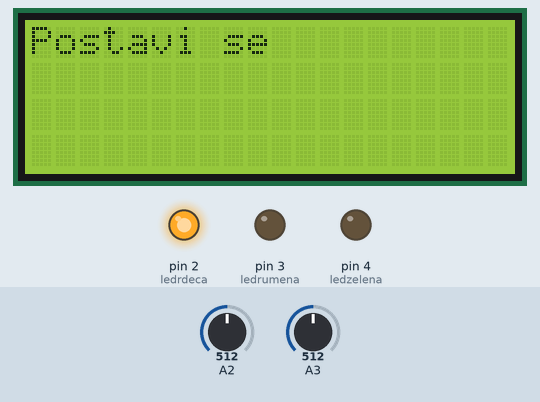
This sketch was run on a simulated Arduino Uno, built with avr-gcc and run on an emulated ATmega328P. Parts: 20×4 character LCD, output pins drawn as LEDs (lit = HIGH). Inputs (shaded band) come from the test bench; at power-on: A3 = 512, A2 = 512. Random numbers use the default seed unless the sketch sets one; what the sketch prints to the serial monitor is not drawn.

Above: at 1.2 s.
1.3 s: A3 set to 322
2.8 s: A3 set to 301
At 3.5 s:
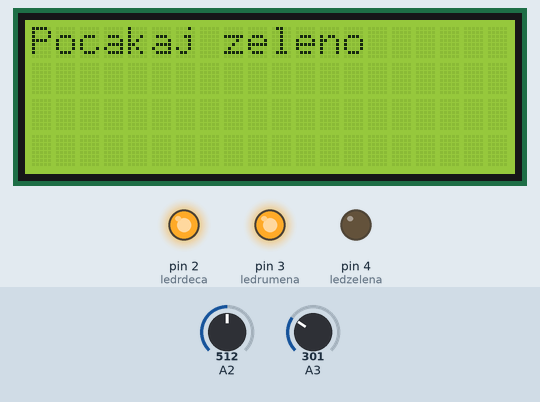
4.3 s: A2 set to 320
5.8 s: A2 set to 303
At 6.9 s:
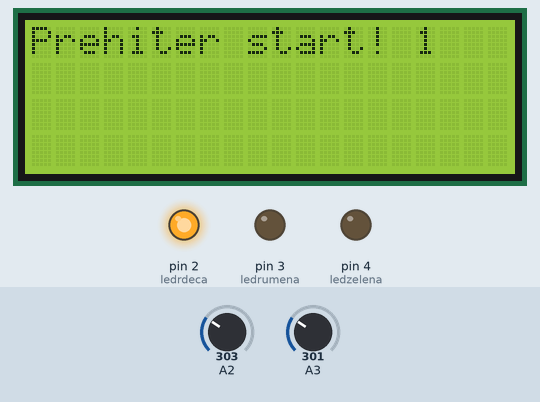
7.3 s: A2 set to 511
At 9.9 s:
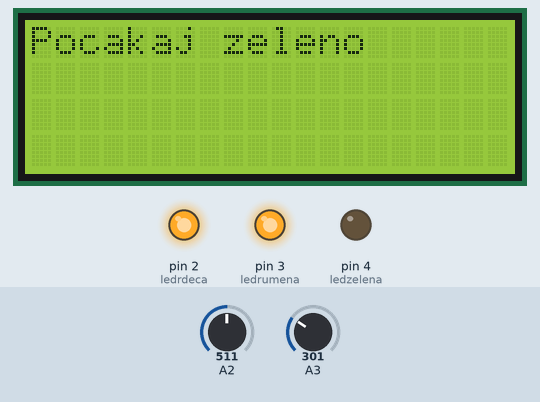
10.3 s: A2 set to 306
At 11.5 s:
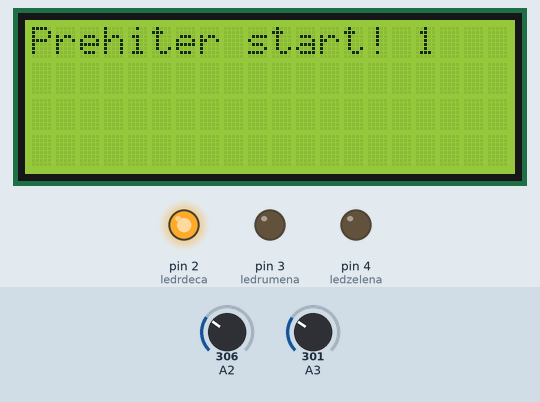
Timing chart, 0 to 12.8 s (numbered marks = the images above; inputs shaded):
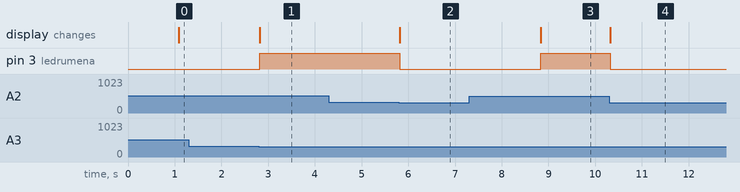

The sketch:

lap_counter_2.0.ino
```cpp
#include <Wire.h>
#include <LiquidCrystal_I2C.h>

LiquidCrystal_I2C lcd(0x27,20,4);  // set the LCD address to 0x27 for a 16 chars and 2 line display

int i = 0;
float cas;
int mejaPrep = 0;
int mejaStart = 0;
unsigned long timePrep = 0;
int waitPeriod = 0;
String MyString;
int ledrdeca = 2;
int ledrumena = 3;
int ledzelena = 4;

void setup() {
  // put your setup code here, to run once:
  pinMode(ledrdeca,OUTPUT);
  pinMode(ledrumena,OUTPUT);
  pinMode(ledzelena,OUTPUT);

  Serial.begin(9600);

  lcd.init();
  lcd.backlight();
  lcd.setCursor(0,0);
  lcd.print("Ready"); // LCD je pripravljen (ang.Ready)
  mejaPrep = analogRead(A3) - 200; // postavi mejo, ko zarek sveti na senzor
  mejaStart = analogRead(A2) - 200;
  digitalWrite(ledrdeca,HIGH);
}

void loop() {
  lcd.setCursor(0,0);
  lcd.print("Ready");
  delay(1000);
  while (analogRead(A2) > mejaStart){ //če ne prekineš zarka za stopanje gre v stanje pripravljenosti
      digitalWrite(ledrdeca, HIGH);
      digitalWrite(ledzelena,LOW);
      digitalWrite(ledrumena,LOW);
      lcd.setCursor(0,0);
      lcd.print("Postavi se          ");
    while(analogRead(A3) < mejaPrep){ //če prekineš žarek za pripravljenost se prižge rumena
      repeatStart:
      Serial.println("pocakajzeleno");
      lcd.setCursor(0,0);
      lcd.print("Pocakaj zeleno     ");
      timePrep = millis();
      waitPeriod = 5000 + random(500,5000);
      digitalWrite(ledrumena,HIGH);
      while(millis() < timePrep + waitPeriod){
        if (analogRead(A3) > mejaPrep || analogRead(A2) < mejaStart){
          lcd.clear();
          lcd.setCursor(0,0);
          lcd.print("Prehiter start! 1");
          digitalWrite(ledrumena, LOW);
          delay(3000); //Počakam da se tekmovalec vrne na start
          goto repeatStart;
        }
      }

      digitalWrite(ledrumena, LOW);
      digitalWrite(ledrdeca, LOW);
      digitalWrite(ledzelena, HIGH);
      while(analogRead(A2) < mejaStart){
        Serial.print("start");
        i = 123456;
        break;
      }
      // delay(10000);
      // digitalWrite(ledzelena, LOW);
    }
    Serial.println("out");
    if(i == 123456){
      break;
    }
  }
  Serial.println("tuki");
  //Stopanje časa
  cas = millis();
  lcd.clear();
  lcd.setCursor(0,0);
  lcd.print("Counting...");
  while(analogRead(A2) > mejaStart){
    continue;
  }
  cas = millis() - cas;
  lcd.setCursor(0,0);
  lcd.print("Finished in :");
  lcd.setCursor(0,1);
  cas = cas/1000;
  MyString = String(cas,3) + " s";
  lcd.print(MyString);

}
```

Measured:
- the behaviour switches between 312 and 311 on A3 (found by bisection; images 0 and 1)
- the behaviour switches between 312 and 311 on A2 (found by bisection; images 1 and 2)
- after the input at 1.3 s, every drawn part: stays the same
- after the input at 2.8 s, pin 3 (ledrumena): LOW → HIGH at once; the display: changes at once (image 1)
- after the input at 4.3 s, every drawn part: stays the same
- after the input at 5.8 s, pin 3 (ledrumena): HIGH → LOW at once; the display: changes at once (image 2)
- after the input at 7.3 s, the display: changes after 1.5 s (image 3)
- after the input at 10.3 s, pin 3 (ledrumena): HIGH → LOW at once; the display: changes at once (image 4)
